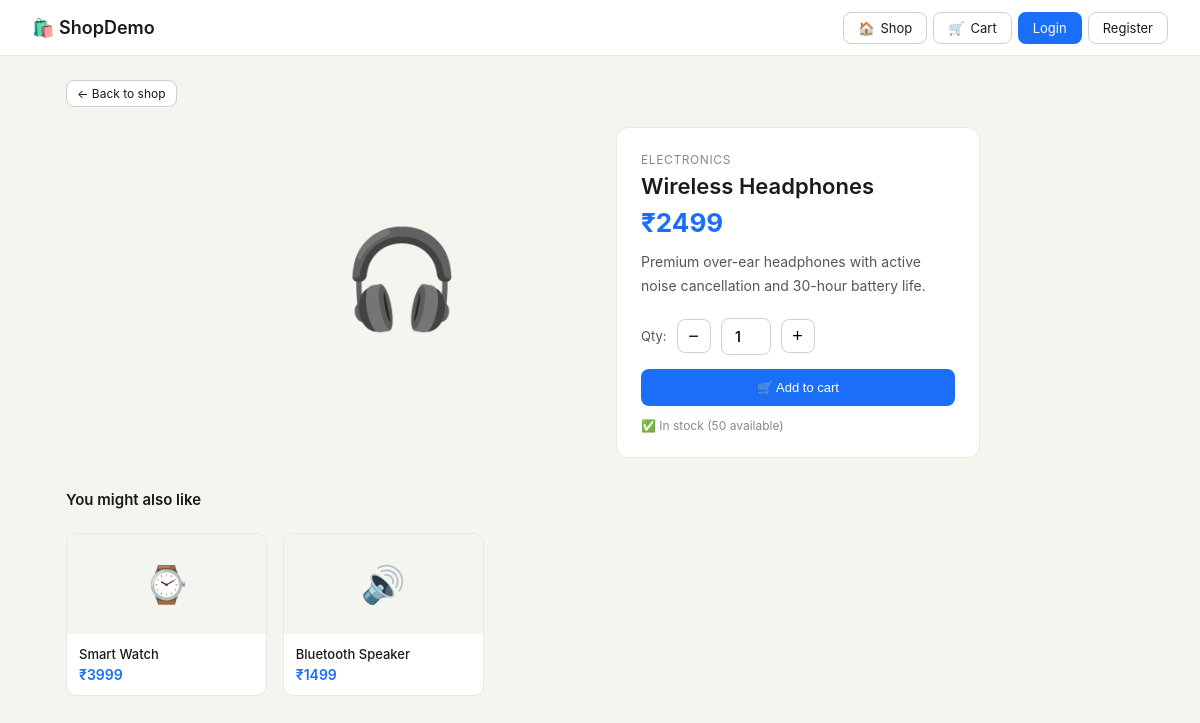
Page /product/wireless-headphones/ on the committed database.
### store/models.py (models this page shows, shortened)
class Product(models.Model):
    category = models.ForeignKey(Category, on_delete=models.CASCADE, related_name='products')
    name = models.CharField(max_length=200)
    slug = models.SlugField(unique=True)
    description = models.TextField()
    price = models.DecimalField(max_digits=10, decimal_places=2)
    image = models.ImageField(upload_to='products/', blank=True)
    emoji = models.CharField(max_length=10, default='📦')
    image_url = models.URLField(blank=True, default='')
    stock = models.PositiveIntegerField(default=100)
    is_active = models.BooleanField(default=True)
    created_at = models.DateTimeField(auto_now_add=True)

class Category(models.Model):
    name = models.CharField(max_length=100)
    slug = models.SlugField(unique=True)
    class Meta:
        verbose_name_plural = 'categories'

### store/views.py (the view)
# urls.py: path('product/<slug:slug>/', views.product_detail, name='product_detail'),
def product_detail(request, slug):
    product = get_object_or_404(Product, slug=slug, is_active=True)
    related = Product.objects.filter(category=product.category, is_active=True).exclude(id=product.id)[:4]
    return render(request, 'store/product_detail.html', {
        'product': product,
        'related': related,
    })

### store/context_processors.py (called while the page is built)
def cart_count(request):
    if request.user.is_authenticated:
        try:
            cart = Cart.objects.get(user=request.user)
            return {'cart_item_count': cart.get_item_count()}
        except Cart.DoesNotExist:
            pass
    return {'cart_item_count': 0}

### store/templates/store/product_detail.html (shortened to what this page needs)
{% extends 'store/base.html' %}
{% block content %}
<div class="container">
  <a class="btn btn-sm" href="/" style="margin-bottom:1.25rem;display:inline-flex;">← Back to shop</a>
  <div class="detail-wrap">
    <div class="detail-img" style="overflow:hidden;">
    </div>
    <div class="detail-info">
      <div class="detail-cat">{{ product.category.name }}</div>
      <div class="detail-name">{{ product.name }}</div>
      <div class="detail-price">₹{{ product.price|floatformat:0 }}</div>
      <div class="detail-desc">{{ product.description }}</div>
      <form method="post" action="/cart/add/{{ product.id }}/">
        <div class="qty-ctrl">
          <span style="font-size:13px;color:#555;">Qty:</span>
          <button type="button" class="qty-btn" onclick="changeQty(-1)">−</button>
          <input class="qty-input" type="number" name="quantity" id="qty" value="1" min="1" max="{{ product.stock }}">
          <button type="button" class="qty-btn" onclick="changeQty(1)">+</button>
        </div>
        <button type="submit" class="btn btn-primary" style="width:100%;justify-content:center;padding:10px;">🛒 Add to cart</button>
      </form>
      <div style="margin-top:12px;font-size:12px;color:#888;">✅ In stock ({{ product.stock }} available)</div>
    </div>
  </div>
  {% if related %}
  <div style="margin-top:2rem;">
    <div style="font-size:15px;font-weight:600;margin-bottom:0.75rem;">You might also like</div>
    <div class="related-grid">
      {% for p in related %}
      <a href="/product/{{ p.slug }}/" style="text-decoration:none;color:inherit;">
        <div class="related-card">
        <div class="related-img" style="overflow:hidden;">
        </div>
          <div class="related-body">
            <div style="font-size:13px;font-weight:500;">{{ p.name }}</div>
            <div style="font-size:14px;font-weight:600;color:#1a6ef8;margin-top:4px;">₹{{ p.price|floatformat:0 }}</div>
          </div>
        </div>
      </a>
      {% endfor %}
    </div>
  </div>
  {% endif %}
</div>
{% endblock %}

### store/templates/store/base.html (style rules this page uses)
* { box-sizing:border-box;margin:0;padding:0; }
body { font-family:-apple-system,BlinkMacSystemFont,'Segoe UI',sans-serif;background:#f5f5f0;color:#1a1a1a;min-height:100vh; }
.btn { border:1px solid #d0d0c8;background:#fff;color:#1a1a1a;border-radius:8px;padding:7px 14px;font-size:13px;cursor:pointer;text-decoration:none;display:inline-flex;align-items:center;gap:6px;transition:background 0.15s; }
.btn-primary { background:#1a6ef8;color:#fff;border-color:transparent; }
.btn-sm { padding:5px 10px;font-size:12px; }
.container { max-width:1100px;margin:0 auto;padding:1.5rem 1rem; }
input,select,textarea { width:100%;border:1px solid #d0d0c8;border-radius:8px;padding:9px 12px;font-size:14px;background:#fff;color:#1a1a1a;outline:none;font-family:inherit; }

### store/templates/store/product_detail.html (style rules this page uses)
.detail-wrap { display:grid;grid-template-columns:1fr 1fr;gap:2rem;max-width:760px;margin:0 auto;align-items:start; }
.detail-img { background:#f5f5f0;border-radius:12px;height:300px;display:flex;align-items:center;justify-content:center;font-size:96px; }
.detail-info { background:#fff;border:1px solid #e8e8e0;border-radius:12px;padding:1.5rem; }
.detail-cat { font-size:12px;color:#888;text-transform:uppercase;letter-spacing:0.05em;margin-bottom:6px; }
.detail-name { font-size:22px;font-weight:600;margin-bottom:8px; }
.detail-price { font-size:26px;font-weight:700;color:#1a6ef8;margin-bottom:12px; }
.detail-desc { font-size:14px;color:#555;line-height:1.7;margin-bottom:20px; }
.qty-ctrl { display:flex;align-items:center;gap:10px;margin-bottom:14px; }
.qty-btn { width:34px;height:34px;border:1px solid #d0d0c8;border-radius:8px;background:#fff;cursor:pointer;font-size:18px;display:flex;align-items:center;justify-content:center; }
.qty-input { width:50px;text-align:center;font-weight:600; }
.related-grid { display:grid;grid-template-columns:repeat(auto-fill,minmax(180px,1fr));gap:1rem;margin-top:1.5rem; }
.related-card { background:#fff;border:1px solid #e8e8e0;border-radius:10px;overflow:hidden; }
.related-img { height:100px;background:#f5f5f0;display:flex;align-items:center;justify-content:center;font-size:36px; }
.related-body { padding:0.75rem; }

### rows in the picture
Product: category.name "ELECTRONICS", name "Wireless Headphones", price "2499", description "Premium over-ear headphones with active noise cancellation and 30-hour battery life.", stock "50"
Product: name "Smart Watch", price "3999"
Product: name "Bluetooth Speaker", price "1499"
